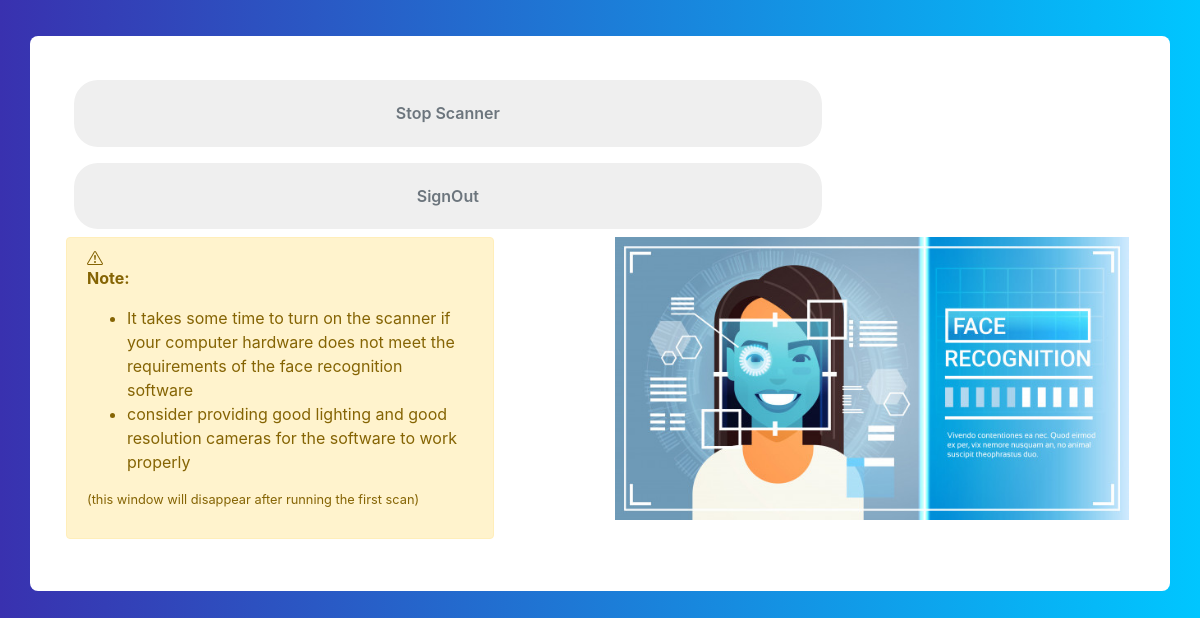
Page /details/ (signed in) on the earlier database version.
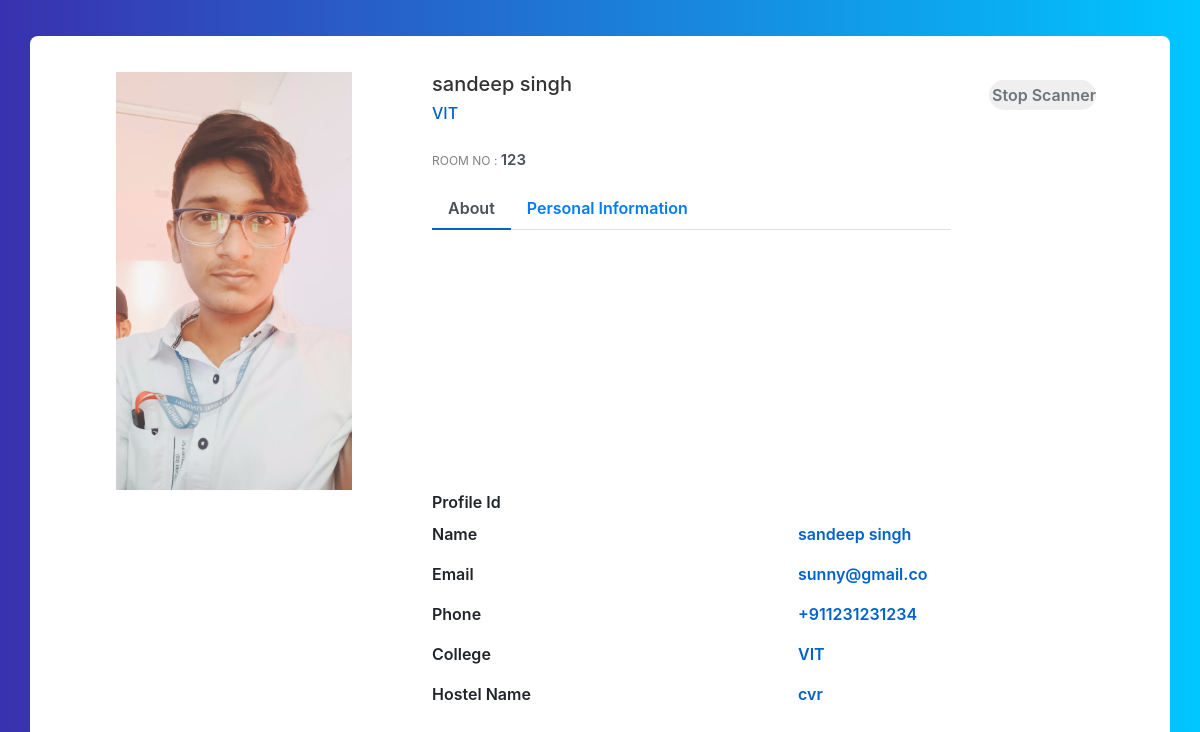
Same page on the later database version.
### core/models.py (models this page shows, shortened)
class Profile(models.Model):
    first_name = models.CharField(max_length=70)
    last_name = models.CharField(max_length=70)
    date = models.DateField()
    phone = models.BigIntegerField(primary_key=True)
    parentphone=models.BigIntegerField(null=True)
    email = models.EmailField()
    roomno = models.IntegerField()
    address = models.CharField(max_length=500,null=True)
    college = models.CharField(max_length=200)
    course = models.CharField(max_length=200,null=True)
    hostelname = models.CharField(choices=types,max_length=20,null=True,blank=False,default='employee')
    hosteltype=models.CharField(choices=H_types,max_length=20,null=True,blank=False,default='non_ac')
    present = models.BooleanField(default=False)
    image = models.ImageField()
    updated = models.DateTimeField(auto_now=True)
    shift = models.TimeField(default=datetime.time(20, 45))

### core/views.py (the view)
# urls.py: path('details/', details, name= 'details'),
@login_required
def details(request):
    try:
        last_face = LastFace.objects.last().last_face
        profile = Profile.objects.get(pk=last_face)
    except Exception as e:
        print(e)
        last_face = None
        profile = None
        print(404)
    context = {
        'profile': profile,
        'last_face': last_face
    }
    return render(request, 'core/details.html', context)

### core/templates/core/details.html (shortened to what the changed rows need)
{% extends "core/base.html" %}
{% load static %}
{% block content %}
{% if user.is_authenticated %}
<head>
</head>
{% if profile == None %}
<div class="container emp-profile">
    <div><a   href="{% url 'camoff' %}"><input type="submit" class="profile-edit-btn m-2 "
        name="btnAddMore" value="Stop Scanner" /></a>
        <a   href="{% url 'signout' %}"><input type="submit" class="profile-edit-btn m-2 "
            name="btnAddMore" value="SignOut" /></a>
    </div>
    <div class="row">
        <div class="col-md-5">
            <div class="alert alert-warning">
                <p><b>Note: </b>
                <ul>
                    <li>It takes some time to turn on the scanner if your computer hardware
                        does not meet the requirements of the face recognition software</li>
                    <li>consider providing good lighting and good resolution cameras
                        for the software to work properly</li>
                </ul>
                <small>(this window will disappear after running the first scan)</small>
                </p>
            </div>
        </div>
        <div class="col-md-1">
        </div>
        <div class="col-md-6">
            <div>
                <img src="{% static 'img/fgirl.jpg'%}" alt="" width="99%">
            </div>
        </div>
    </div>
</div>
{% else %}
<div class="container emp-profile">
        <div class="row">
            <div class="col-md-4">
                <div class="profile-img">
                    <img src="{{ profile.image.url }}" alt="" />
                </div>
            </div>
            <div class="col-md-6">
                <div class="profile-head">
                    <h5>
                        {{profile.first_name}} {{profile.last_name}}
                    </h5>
                    <h6>
                        {{profile.college }}
                    </h6>
                    <p class="proile-rating">ROOM NO : <span>{{profile.roomno}}</span></p>
                    <ul class="nav nav-tabs" id="myTab" role="tablist">
                        <li class="nav-item">
                            <a class="nav-link active" id="home-tab" data-toggle="tab" href="#home" role="tab"
                                aria-controls="home" aria-selected="true">About</a>
                        </li>
                        <li class="nav-item">
                            <a class="nav-link" id="profile-tab" data-toggle="tab" href="#profile" role="tab"
                                aria-controls="profile" aria-selected="false">Personal Information</a>
                        </li>
                    </ul>
                </div>
            </div>
            <div class="col-md-2">
                <a   href="{% url 'camoff' %}"><input type="submit" class="profile-edit-btn m-2 "
                    name="btnAddMore" value="Stop Scanner" /></a></div>
        </div>
        <div class="row">
            <div class="col-md-4">
                <div class="profile-work">
                    <br />
                    <br />
                    <br />
                    <br />
                    <br />
                    <br />
                    <br />
                    <br />
                    <br />
                </div>
            </div>
            <div class="col-md-8">
                <div class="tab-content profile-tab" id="myTabContent">
                    <div class="tab-pane fade show active" id="home" role="tabpanel" aria-labelledby="home-tab">
                        <div class="row">
                            <div class="col-md-6">
                                <label>Profile Id</label>
                            </div>
                            <div class="col-md-6">
                            </div>
                        </div>
                        <div class="row">
                            <div class="col-md-6">
                                <label>Name</label>
                            </div>
                            <div class="col-md-6">
                                <p>{{profile.first_name}} {{profile.last_name}}</p>
                            </div>
                        </div>
                        <div class="row">
                            <div class="col-md-6">
                                <label>Email</label>
                            </div>
                            <div class="col-md-6">
                                <p>{{profile.email}}</p>
                            </div>
                        </div>
                        <div class="row">
                            <div class="col-md-6">
                                <label>Phone</label>
                            </div>
                            <div class="col-md-6">
                                <p>+91{{profile.phone}}</p>
                            </div>
                        </div>
                        <div class="row">
                            <div class="col-md-6">
                                <label>College</label>
                            </div>
                            <div class="col-md-6">
                                <p>{{ profile.college }}</p>
                            </div>
                        </div>
                        <div class="row">
                            <div class="col-md-6">
                                <label>Hostel Name</label>
                            </div>
                            <div class="col-md-6">
                                <p>{{ profile.hostelname }}</p>
                            </div>
                        </div>
                    </div>
                </div>
            </div>
        </div>
</div>
{% endif %}
{%else%}
<h1>Your session closed,Please Login Again!!!</h1>
{% endif %}
{% endblock content %}

Differences in the rows shown:
now on this page (row edited): Profile: image (picture), first_name "sandeep", last_name "singh", college "VIT", roomno "123", email "sunny@gmail.co", phone "1231231234", hostelname "cvr"
Other differences:
form field btnAddMore: (not shown) → "Stop Scanner"
form field btnAddMore: "Stop Scanner" → (not shown)
form field btnAddMore: "SignOut" → (not shown)
text no longer shown: "Note: It takes some time to turn on the scanner if your computer hardware does not meet the requirements of the face recognition software consider providing good lighting and good resolution cameras for the software to work properly (this window will disappear after running the first scan)"
text now shown: "ROOM NO : About Personal Information Profile Id Name Email Phone +91 College Hostel Name"
